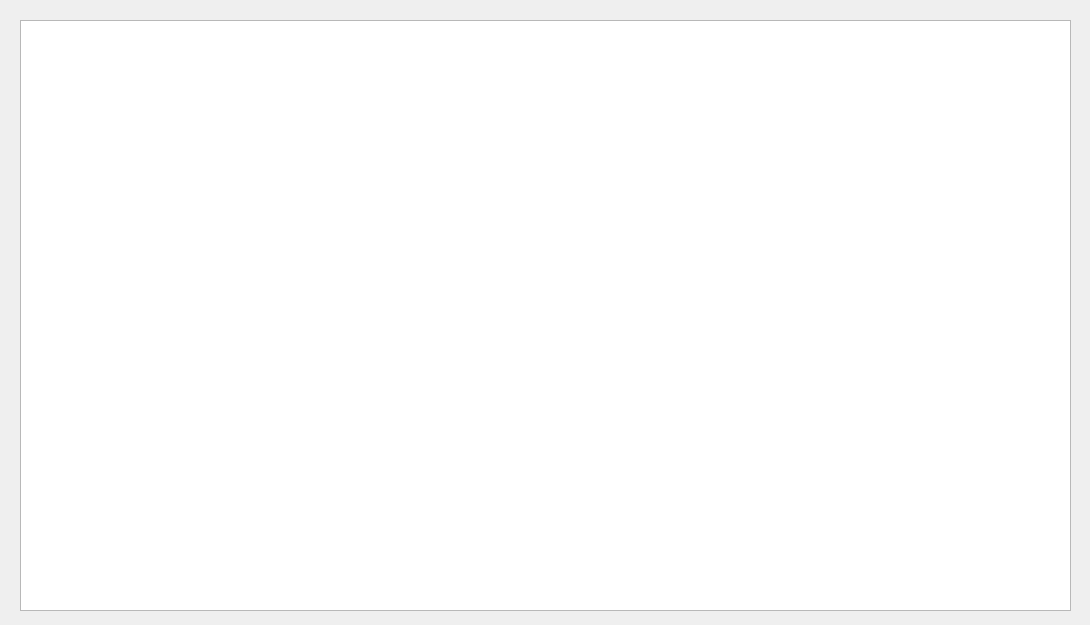
<?xml version="1.0" encoding="UTF-8"?>
<ui version="4.0">
 <class>tri</class>
 <widget class="QDialog" name="tri">
  <property name="geometry">
   <rect>
    <x>0</x>
    <y>0</y>
    <width>1090</width>
    <height>625</height>
   </rect>
  </property>
  <property name="windowTitle">
   <string>Dialog</string>
  </property>
  <property name="styleSheet">
   <string notr="true">*{
    background:url(C:/Users/MAHOX/OneDrive/Desktop/Images_projet/HMR.jpg) ;
}</string>
  </property>
  <widget class="QTableView" name="tabletri">
   <property name="geometry">
    <rect>
     <x>20</x>
     <y>20</y>
     <width>1051</width>
     <height>591</height>
    </rect>
   </property>
  </widget>
 </widget>
 <resources/>
 <connections/>
</ui>
